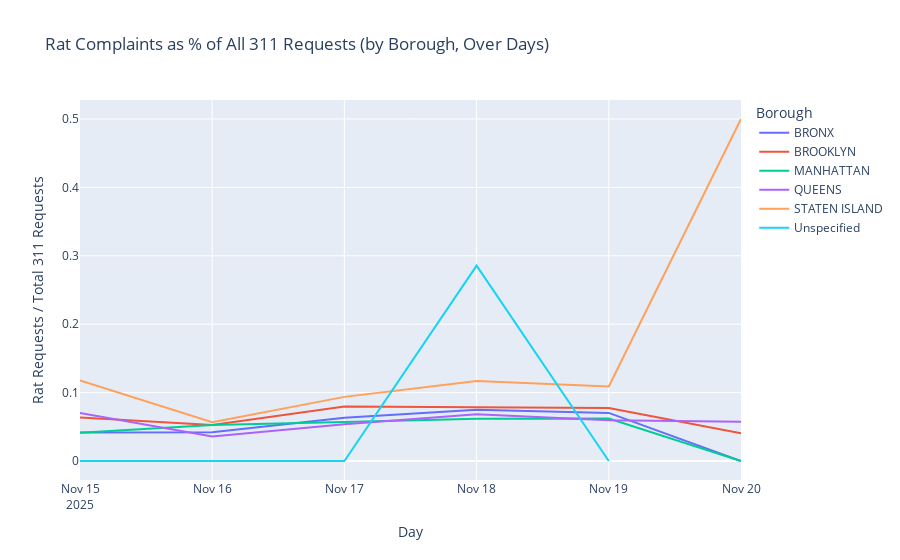

The notebook cell this image was saved under:
### Markdown cell above
# Step 4
Show the final result of the visualization.

### Code cell
fig = px.line(
    df_merge,
    x="day",
    y="rat_ratio",
    color="borough",
    title="Rat Complaints as % of All 311 Requests (by Borough, Over Days)",
    labels={
        "day": "Day",
        "rat_ratio": "Rat Requests / Total 311 Requests",
        "borough": "Borough"
    }
)

fig.show()

### Figure 1 — Plotly figure (JSON) as saved in the notebook; plotly's stock layout.template omitted (floating-point values rounded to 4 significant figures)
{"data": [{"hovertemplate": "Borough=BRONX<br>Day=%{x}<br>Rat Requests / Total 311 Requests=%{y}<extra></extra>", "legendgroup": "BRONX", "line": {"color": "#636efa", "dash": "solid"}, "marker": {"symbol": "circle"}, "mode": "lines", "name": "BRONX", "orientation": "v", "showlegend": true, "type": "scatter", "x": ["2025-11-15T00:00:00.000000000", "2025-11-16T00:00:00.000000000", "2025-11-17T00:00:00.000000000", "2025-11-18T00:00:00.000000000", "2025-11-19T00:00:00.000000000", "2025-11-20T00:00:00.000000000"], "xaxis": "x", "y": [0.04153, 0.042, 0.06326, 0.07486, 0.07028, 0.0], "yaxis": "y"}, {"hovertemplate": "Borough=BROOKLYN<br>Day=%{x}<br>Rat Requests / Total 311 Requests=%{y}<extra></extra>", "legendgroup": "BROOKLYN", "line": {"color": "#EF553B", "dash": "solid"}, "marker": {"symbol": "circle"}, "mode": "lines", "name": "BROOKLYN", "orientation": "v", "showlegend": true, "type": "scatter", "x": ["2025-11-15T00:00:00.000000000", "2025-11-16T00:00:00.000000000", "2025-11-17T00:00:00.000000000", "2025-11-18T00:00:00.000000000", "2025-11-19T00:00:00.000000000", "2025-11-20T00:00:00.000000000"], "xaxis": "x", "y": [0.06347, 0.05251, 0.07977, 0.07832, 0.07748, 0.04054], "yaxis": "y"}, {"hovertemplate": "Borough=MANHATTAN<br>Day=%{x}<br>Rat Requests / Total 311 Requests=%{y}<extra></extra>", "legendgroup": "MANHATTAN", "line": {"color": "#00cc96", "dash": "solid"}, "marker": {"symbol": "circle"}, "mode": "lines", "name": "MANHATTAN", "orientation": "v", "showlegend": true, "type": "scatter", "x": ["2025-11-15T00:00:00.000000000", "2025-11-16T00:00:00.000000000", "2025-11-17T00:00:00.000000000", "2025-11-18T00:00:00.000000000", "2025-11-19T00:00:00.000000000", "2025-11-20T00:00:00.000000000"], "xaxis": "x", "y": [0.04146, 0.05266, 0.05713, 0.06186, 0.062, 0.0], "yaxis": "y"}, {"hovertemplate": "Borough=QUEENS<br>Day=%{x}<br>Rat Requests / Total 311 Requests=%{y}<extra></extra>", "legendgroup": "QUEENS", "line": {"color": "#ab63fa", "dash": "solid"}, "marker": {"symbol": "circle"}, "mode": "lines", "name": "QUEENS", "orientation": "v", "showlegend": true, "type": "scatter", "x": ["2025-11-15T00:00:00.000000000", "2025-11-16T00:00:00.000000000", "2025-11-17T00:00:00.000000000", "2025-11-18T00:00:00.000000000", "2025-11-19T00:00:00.000000000", "2025-11-20T00:00:00.000000000"], "xaxis": "x", "y": [0.07014, 0.036, 0.05358, 0.06839, 0.05943, 0.05747], "yaxis": "y"}, {"hovertemplate": "Borough=STATEN ISLAND<br>Day=%{x}<br>Rat Requests / Total 311 Requests=%{y}<extra></extra>", "legendgroup": "STATEN ISLAND", "line": {"color": "#FFA15A", "dash": "solid"}, "marker": {"symbol": "circle"}, "mode": "lines", "name": "STATEN ISLAND", "orientation": "v", "showlegend": true, "type": "scatter", "x": ["2025-11-15T00:00:00.000000000", "2025-11-16T00:00:00.000000000", "2025-11-17T00:00:00.000000000", "2025-11-18T00:00:00.000000000", "2025-11-19T00:00:00.000000000", "2025-11-20T00:00:00.000000000"], "xaxis": "x", "y": [0.1176, 0.05667, 0.09375, 0.1171, 0.1088, 0.5], "yaxis": "y"}, {"hovertemplate": "Borough=Unspecified<br>Day=%{x}<br>Rat Requests / Total 311 Requests=%{y}<extra></extra>", "legendgroup": "Unspecified", "line": {"color": "#19d3f3", "dash": "solid"}, "marker": {"symbol": "circle"}, "mode": "lines", "name": "Unspecified", "orientation": "v", "showlegend": true, "type": "scatter", "x": ["2025-11-15T00:00:00.000000000", "2025-11-16T00:00:00.000000000", "2025-11-17T00:00:00.000000000", "2025-11-18T00:00:00.000000000", "2025-11-19T00:00:00.000000000"], "xaxis": "x", "y": [0.0, 0.0, 0.0, 0.2857, 0.0], "yaxis": "y"}], "layout": {"legend": {"title": {"text": "Borough"}, "tracegroupgap": 0}, "title": {"text": "Rat Complaints as % of All 311 Requests (by Borough, Over Days)"}, "xaxis": {"anchor": "y", "domain": [0, 1], "title": {"text": "Day"}}, "yaxis": {"anchor": "x", "domain": [0, 1], "title": {"text": "Rat Requests / Total 311 Requests"}}}}
